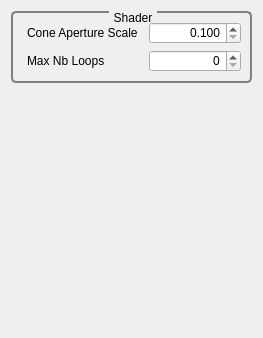
<?xml version="1.0" encoding="UTF-8"?>
<ui version="4.0">
 <class>GvQCustomEditor</class>
 <widget class="QWidget" name="GvQCustomEditor">
  <property name="geometry">
   <rect>
    <x>0</x>
    <y>0</y>
    <width>263</width>
    <height>338</height>
   </rect>
  </property>
  <property name="windowTitle">
   <string>Custom Editor</string>
  </property>
  <property name="styleSheet">
   <string>QGroupBox
{
     background-color: qlineargradient(x1: 0, y1: 0, x2: 0, y2: 1,
                                       stop: 0 #E0E0E0, stop: 1 #FFFFFF);
     border: 2px solid gray;
     border-radius: 5px;
     margin-top: 1ex; /* leave space at the top for the title */
 }

 QGroupBox::title
{
	 subcontrol-origin: margin;
     subcontrol-position: top center; /* position at the top center */
     padding: 0 3px;
     background-color: qlineargradient(x1: 0, y1: 0, x2: 0, y2: 1,
                                       stop: 0 #FFOECE, stop: 1 #FFFFFF);
 }

QLabel
{
	border-radius: 4px;
	padding: 2px;
 }
</string>
  </property>
  <layout class="QVBoxLayout" name="verticalLayout">
   <item>
    <widget class="QGroupBox" name="groupBox_3">
     <property name="title">
      <string>Shader</string>
     </property>
     <layout class="QGridLayout" name="gridLayout_2">
      <item row="0" column="0">
       <widget class="QLabel" name="label_11">
        <property name="text">
         <string>Cone Aperture Scale</string>
        </property>
       </widget>
      </item>
      <item row="0" column="1">
       <widget class="QDoubleSpinBox" name="_coneApartureScaleDoubleSpinBox">
        <property name="alignment">
         <set>Qt::AlignRight|Qt::AlignTrailing|Qt::AlignVCenter</set>
        </property>
        <property name="decimals">
         <number>3</number>
        </property>
        <property name="minimum">
         <double>0.100000000000000</double>
        </property>
        <property name="maximum">
         <double>10.000000000000000</double>
        </property>
        <property name="singleStep">
         <double>0.100000000000000</double>
        </property>
       </widget>
      </item>
      <item row="1" column="0">
       <widget class="QLabel" name="label">
        <property name="toolTip">
         <string>during the main GigaSpace pipeline pass (GLSL shader)</string>
        </property>
        <property name="text">
         <string>Max Nb Loops</string>
        </property>
       </widget>
      </item>
      <item row="1" column="1">
       <widget class="QSpinBox" name="_maxNbLoopsSpinBox">
        <property name="toolTip">
         <string>during the main GigaSpace pipeline pass (GLSL shader)</string>
        </property>
        <property name="alignment">
         <set>Qt::AlignRight|Qt::AlignTrailing|Qt::AlignVCenter</set>
        </property>
        <property name="maximum">
         <number>10000</number>
        </property>
       </widget>
      </item>
     </layout>
    </widget>
   </item>
   <item>
    <spacer name="verticalSpacer">
     <property name="orientation">
      <enum>Qt::Vertical</enum>
     </property>
     <property name="sizeHint" stdset="0">
      <size>
       <width>20</width>
       <height>60</height>
      </size>
     </property>
    </spacer>
   </item>
  </layout>
  <zorder>groupBox_3</zorder>
 </widget>
 <resources/>
 <connections/>
</ui>
